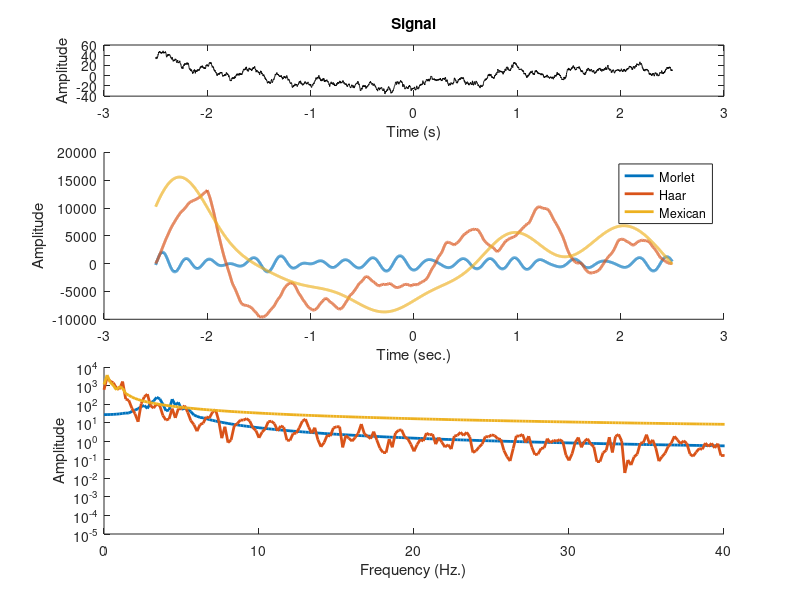

This figure's MATLAB source:
%% general simulation parameters

fs = 1024;
npnts = fs*5+1; % 5 seconds

% centered time vector
timevec = (1:npnts)/fs;
timevec = timevec - mean(timevec); 

% for power spectrum
hz = linspace(0,fs/2,floor(npnts/2)+1);

%% Morlet wavelet

% parameters
freq = 4; % peak frequency
csw  = cos(2*pi*freq*timevec); % cosine wave
fwhm = .5; % full-width at half-maximum in seconds
gaussian = exp( -(4*log(2)*timevec.^2) / fwhm^2 ); % Gaussian

% Morlet wavelet
MorletWavelet = csw .* gaussian;

%% Haar wavelet

HaarWavelet = zeros(npnts,1);
HaarWavelet(dsearchn(timevec',0):dsearchn(timevec',.5)) = 1;
HaarWavelet(dsearchn(timevec',.5):dsearchn(timevec',1-1/fs)) = -1;

%% Mexican hat wavelet

s = .4;
MexicanWavelet = (2/(sqrt(3*s)*pi^.25)) .* (1- (timevec.^2)/(s^2) ) .* exp( (-timevec.^2)./(2*s^2) );

%% convolve with random signal

% signal
signal = detrend(cumsum(randn(npnts,1)));

% convolve signal with different wavelets
morewav = conv(signal,MorletWavelet,'same');
haarwav = conv(signal,HaarWavelet,'same');
mexiwav = conv(signal,MexicanWavelet,'same');

% amplitude spectra
morewaveAmp = abs(fft(morewav)/npnts);
haarwaveAmp = abs(fft(haarwav)/npnts);
mexiwaveAmp = abs(fft(mexiwav)/npnts);


%%% plotting
figure(2), clf

% the signal
subplot(511)
plot(timevec,signal,'k')
title('Signal')
xlabel('Time (s)'), ylabel('Amplitude')


% the convolved signals
subplot(5,1,2:3), hold on
plot(timevec,morewav,'linew',2)
plot(timevec,haarwav,'linew',2)
plot(timevec,mexiwav,'linew',2)

xlabel('Time (sec.)'), ylabel('Amplitude')
legend({'Morlet';'Haar';'Mexican'})


% spectra of convolved signals
subplot(5,1,4:5), hold on
plot(hz,morewaveAmp(1:length(hz)),'linew',2)
plot(hz,haarwaveAmp(1:length(hz)),'linew',2)
plot(hz,mexiwaveAmp(1:length(hz)),'linew',2)

set(gca,'xlim',[0 40],'yscale','lo')
xlabel('Frequency (Hz.)'), ylabel('Amplitude')
